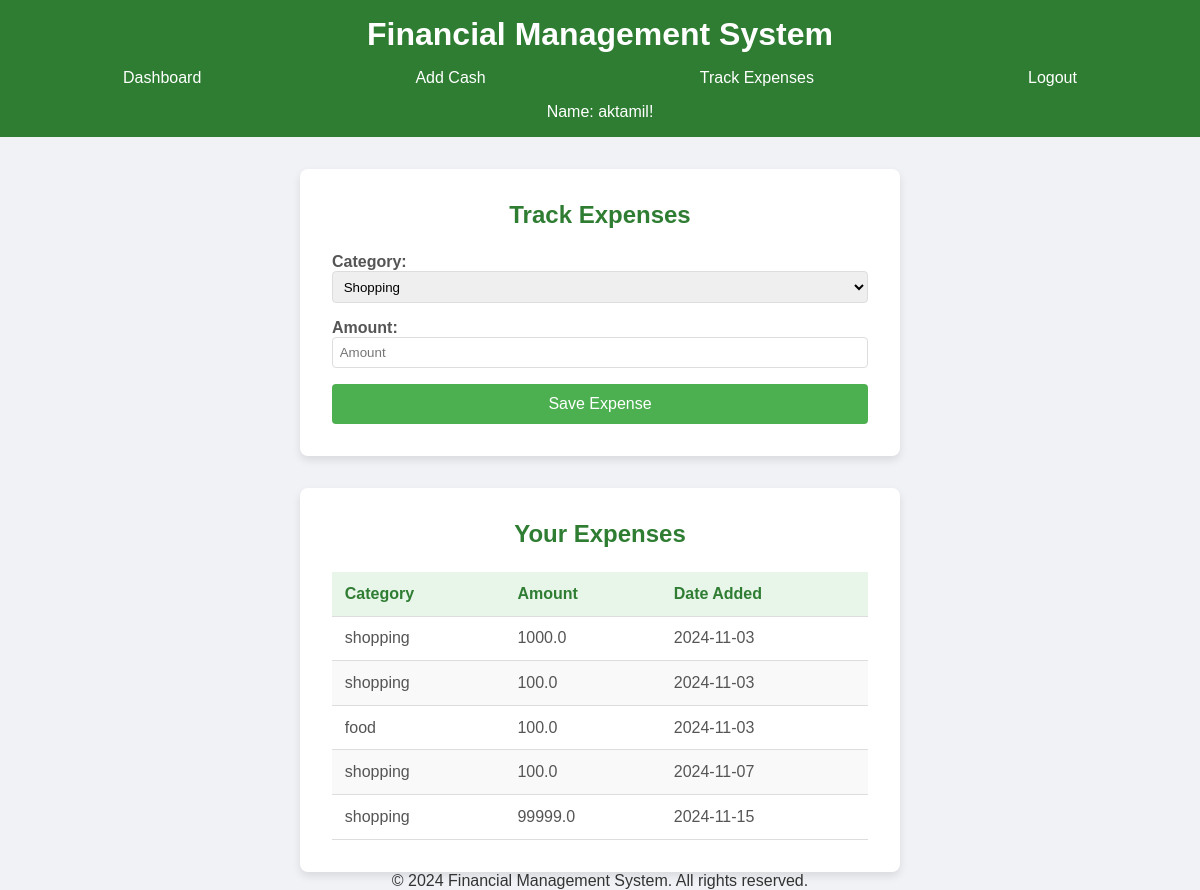
/trackexpenses (signed in), run on the app's committed database.
### app.py (models this page shows)
class Users(UserMixin, db.Model):
    id = db.Column(db.Integer, primary_key=True)
    username = db.Column(db.String(250), unique=True, nullable=False)
    password = db.Column(db.String(250), nullable=False)

class Expenses(db.Model):
    id = db.Column(db.Integer, primary_key=True)
    category = db.Column(db.String(50), nullable=False)
    amount = db.Column(db.Float, nullable=False)
    date = db.Column(db.DateTime, default=datetime.now(timezone.utc))  # Use timezone-aware UTC
    user_id = db.Column(db.Integer, db.ForeignKey('users.id'), nullable=False)
    user = db.relationship('Users', backref=db.backref('expenses', lazy=True))

### app.py (the view)
@app.route('/trackexpenses', methods=['GET'])
@login_required
def track_expenses():
    expenses = Expenses.query.filter_by(user_id=current_user.id).all()
    return render_template('trackexpenses.html', expenses=expenses,username=current_user.username)  # Ensure 'trackexpenses.html' is the correct template name

### app.py (called while the page is built)
@login_manager.user_loader
def load_user(user_id):
    return db.session.get(Users, int(user_id))

### templates/trackexpenses.html (shortened to what this page needs)
<!DOCTYPE html>
<html lang="en">
<head>
    <link rel="stylesheet" href="../static/styles.css">
</head>
<body>
    <header>
        <h1>Financial Management System</h1>
        <nav class="navbar">
            <ul>
                <li><a href="{{ url_for('dashboard') }}">Dashboard</a></li>
                <li><a href="{{ url_for('add_cash') }}">Add Cash</a></li>
                <li><a href="{{ url_for('track_expenses') }}" class="{% if request.endpoint == 'track_expenses' %}active{% endif %}">Track Expenses</a></li>
                <li><a href="{{ url_for('logout') }}">Logout</a></li>
            </ul>
        </nav>
        <p> Name: {{ username }}!</p>
    </header>
        <main>
            <section class="expense-category">
                <h2>Track Expenses</h2>
                <form action="/addexpense" method="POST">
                    <div class="expense-item">
                        <label for="category">Category:</label>
                        <select id="category" name="category" required>
                            <option value="shopping">Shopping</option>
                        </select>
                    </div>
                    <div class="expense-item">
                        <label for="amount">Amount:</label>
                        <input type="number" id="amount" name="amount" placeholder="Amount" required>
                    </div>
                    <button type="submit">Save Expense</button>
                </form>
            </section>
            <section class="expense-list">
                <h2>Your Expenses</h2>
                <table>
                    <thead>
                        <tr>
                            <th>Category</th>
                            <th>Amount</th>
                            <th>Date Added</th>
                        </tr>
                    </thead>
                    <tbody>
                        {% if expenses %}
                            {% for expense in expenses %}
                                <tr>
                                    <td>{{ expense.category }}</td>
                                    <td>{{ expense.amount }}</td>
                                    <td>{{ expense.date.strftime('%Y-%m-%d') }}</td>
                                </tr>
                            {% endfor %}
                        {% else %}
                            <tr>
                                <td colspan="4">No expenses found.</td>
                            </tr>
                        {% endif %}
                    </tbody>
                </table>
            </section>
        </main>
        <footer>
            <p>&copy; 2024 Financial Management System. All rights reserved.</p>
        </footer>
</body>
</html>

### static/styles.css (style rules this page uses)
* { margin: 0; padding: 0; box-sizing: border-box; font-family: Arial, sans-serif; }
body { display: flex; flex-direction: column; align-items: center; background-color: #f0f2f5; color: #333; }
header { width: 100%; background-color: #2e7d32; color: #ffffff; padding: 1em; text-align: center; }
.navbar { width: 100%; background-color: #2e7d32; }
nav ul { display: flex; justify-content: space-around; list-style-type: none; padding: 0.5em 0; margin: 0; }
nav ul li { flex-grow: 1; text-align: center; }
nav ul li a { display: inline-block; width: 100%; color: #ffffff; text-decoration: none; padding: 0.5em 0; border-radius: 5px; transition: background-color 0.2s; text-align: center; }
main { width: 90%; max-width: 600px; margin-top: 2em; }
.expense-category { background: #ffffff; padding: 2em; border-radius: 8px; box-shadow: 0 4px 8px rgba(0, 0, 0, 0.1); margin-bottom: 2em; }
.expense-category h2 { margin-bottom: 1em; color: #2e7d32; text-align: center; }
.expense-item { display: flex; flex-direction: column; margin-bottom: 1em; }
.expense-item label { font-weight: bold; color: #555; }
.expense-item input, .expense-item select { width: 100%; padding: 0.5em; border: 1px solid #ddd; border-radius: 4px; }
button { width: 100%; padding: 0.7em; background-color: #4CAF50; color: #ffffff; border: none; border-radius: 4px; cursor: pointer; font-size: 1em; transition: background-color 0.2s; }
.expense-list { background: #ffffff; padding: 2em; border-radius: 8px; box-shadow: 0 4px 8px rgba(0, 0, 0, 0.1); transition: transform 0.2s; }
.expense-list h2 { margin-bottom: 1em; color: #2e7d32; text-align: center; }
.expense-list table { width: 100%; border-collapse: collapse; margin-top: 1em; }
.expense-list th, .expense-list td { padding: 0.8em; border-bottom: 1px solid #ddd; text-align: left; }
.expense-list th { background-color: #e8f5e9; color: #2e7d32; }
.expense-list td { color: #555; }
.expense-list tr:nth-child(even) { background-color: #f9f9f9; }

### data on the page
Users: username "aktamil"
Expenses: category "shopping", amount "1000.0", date "2024-11-03"
Expenses: category "shopping", amount "100.0", date "2024-11-03"
Expenses: category "food", amount "100.0", date "2024-11-03"
Expenses: category "shopping", amount "100.0", date "2024-11-07"
Expenses: category "shopping", amount "99999.0", date "2024-11-15"
